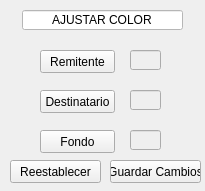
<?xml version="1.0" encoding="UTF-8"?>
<ui version="4.0">
 <class>ajusteMensaje</class>
 <widget class="QWidget" name="ajusteMensaje">
  <property name="geometry">
   <rect>
    <x>0</x>
    <y>0</y>
    <width>205</width>
    <height>191</height>
   </rect>
  </property>
  <property name="windowTitle">
   <string>Form</string>
  </property>
  <widget class="QPushButton" name="btnGuardar">
   <property name="geometry">
    <rect>
     <x>110</x>
     <y>160</y>
     <width>91</width>
     <height>23</height>
    </rect>
   </property>
   <property name="styleSheet">
    <string notr="true"/>
   </property>
   <property name="text">
    <string>Guardar Cambios</string>
   </property>
  </widget>
  <widget class="QPushButton" name="btnRemitente">
   <property name="geometry">
    <rect>
     <x>40</x>
     <y>50</y>
     <width>75</width>
     <height>23</height>
    </rect>
   </property>
   <property name="text">
    <string>Remitente</string>
   </property>
  </widget>
  <widget class="QLineEdit" name="leTitulo">
   <property name="enabled">
    <bool>false</bool>
   </property>
   <property name="geometry">
    <rect>
     <x>22</x>
     <y>10</y>
     <width>161</width>
     <height>20</height>
    </rect>
   </property>
   <property name="styleSheet">
    <string notr="true">background:white; color:black</string>
   </property>
   <property name="text">
    <string>AJUSTAR COLOR</string>
   </property>
   <property name="alignment">
    <set>Qt::AlignCenter</set>
   </property>
  </widget>
  <widget class="QLineEdit" name="leRemitente">
   <property name="enabled">
    <bool>false</bool>
   </property>
   <property name="geometry">
    <rect>
     <x>130</x>
     <y>50</y>
     <width>31</width>
     <height>20</height>
    </rect>
   </property>
  </widget>
  <widget class="QLineEdit" name="leDestinatario">
   <property name="enabled">
    <bool>false</bool>
   </property>
   <property name="geometry">
    <rect>
     <x>130</x>
     <y>90</y>
     <width>31</width>
     <height>20</height>
    </rect>
   </property>
  </widget>
  <widget class="QPushButton" name="btnDestinatario">
   <property name="geometry">
    <rect>
     <x>40</x>
     <y>90</y>
     <width>75</width>
     <height>23</height>
    </rect>
   </property>
   <property name="text">
    <string>Destinatario</string>
   </property>
  </widget>
  <widget class="QLineEdit" name="leFondo">
   <property name="enabled">
    <bool>false</bool>
   </property>
   <property name="geometry">
    <rect>
     <x>130</x>
     <y>130</y>
     <width>31</width>
     <height>20</height>
    </rect>
   </property>
  </widget>
  <widget class="QPushButton" name="btnFondo">
   <property name="geometry">
    <rect>
     <x>40</x>
     <y>130</y>
     <width>75</width>
     <height>23</height>
    </rect>
   </property>
   <property name="text">
    <string>Fondo</string>
   </property>
  </widget>
  <widget class="QPushButton" name="btnReestablecer">
   <property name="geometry">
    <rect>
     <x>10</x>
     <y>160</y>
     <width>91</width>
     <height>23</height>
    </rect>
   </property>
   <property name="styleSheet">
    <string notr="true"/>
   </property>
   <property name="text">
    <string>Reestablecer</string>
   </property>
  </widget>
 </widget>
 <resources/>
 <connections/>
</ui>
